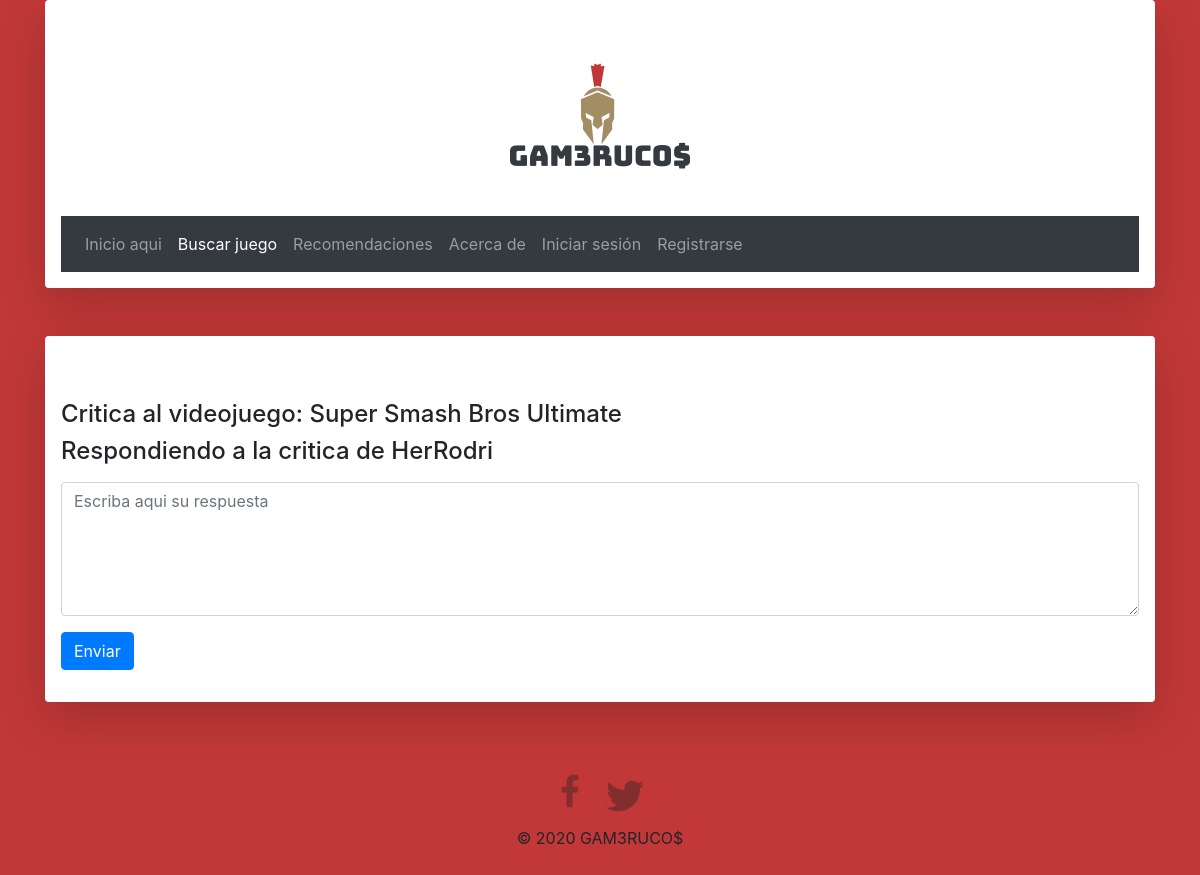
Page /comentar/11/11 on the committed database.
### gamerucos/models.py (models this page shows, shortened)
class Videojuego(models.Model):
    nombre=models.CharField(max_length=100)
    fechaLanzamiento=models.IntegerField()
    descripcion=models.CharField(max_length=1000)
    categoria=models.ForeignKey(Categoria,on_delete=models.CASCADE)
    portada=models.CharField(max_length=100)
    numeroJugadores=models.IntegerField()

class Critica(models.Model):
    videojuego = models.ForeignKey(Videojuego, on_delete=models.CASCADE)
    autor = models.ForeignKey(User, on_delete=models.CASCADE)
    comentario = models.CharField(max_length=5000)
    nota = models.IntegerField()
    criticaRespondida = models.ForeignKey('self', blank=True, null=True, on_delete=models.CASCADE)

### gamerucos/views.py (the view)
# urls.py: path('comentar/<int:idVideojuego>/<int:idCritica>', views.comentarCritica, name="comentarCritica"),
def comentarCritica(request, idVideojuego, idCritica):
    videojuegoLeido = Videojuego.objects.get(id=idVideojuego)
    criticaLeida = Critica.objects.get(id=idCritica)
    context = {
        'videojuego':videojuegoLeido,
        'critica':criticaLeida,
    }
    if 'idUsuario' in request.session:
        context['logueado'] = 1
    else:
        context['logueado'] = 0
    return render(request, "gamerucos/responder.html", context)

### gamerucos/templates/gamerucos/responder.html (shortened to what this page needs)
<!DOCTYPE html>
<html>
  <head>
    {% load static%}
    <link rel="stylesheet" href="https://stackpath.bootstrapcdn.com/bootstrap/4.4.1/css/bootstrap.min.css">
    {% load static%}
    <link rel="stylesheet" type="text/css" href=" {% static 'css/principal.css' %}" />
  </head>
  <body>
    <div class="container">
      <div class="shadow-lg p-3 mb-5 bg-white rounded">
      <div class="row justify-content-center">
        <a href="{% url 'home' %}" id="Logo">
          <img  class="rounded mx-auto d-block" src="{% static 'img/logoPrincipal2.png' %}" class="img-fluid" alt="GAMERUCOS"/>
        </a>
      </div>
        <nav class="navbar navbar-expand-lg navbar-dark bg-dark">
          <ul class="navbar-nav navbar-collapse mr-auto">
            <li class="nav-item">
              <a href="{% url 'home' %}" class="nav-link">Inicio aqui</a>
            </li>
            <li class="nav-item active">
              <a href="{% url 'buscar' %}" class="nav-link">Buscar juego</a>
            </li>
            <li class="nav-item">
              <a href="{% url 'recomendaciones' %}" class="nav-link">Recomendaciones</a>
            </li>
            <li class="nav-item">
              <a href="{% url 'acerca' %}" class="nav-link">Acerca de</a>
            </li>
            {% if logueado == 0 %}
            <li class="nav-item">
              <a href="{% url 'login' %}" class="nav-link">Iniciar sesión</a>
            </li>
            <li class="nav-item">
              <a href="{% url 'registro' %}" class="nav-link">Registrarse</a>
            </li>
            {% endif %}
          </ul>
        </nav>
    </div>
    </div>
    <div class="container">
      <div class="shadow-lg p-3 mb-5 bg-white rounded">
      <br><br>
      <form action="{% url 'comprobarRespuesta' %}" method="POST">
        <div class="form-group">
          <h4>Critica al videojuego: {{ videojuego.nombre }}</h4>
          <h4>Respondiendo a la critica de {{ critica.autor.username }}</h4>
        </div>
        <div class="form-group">
          <textarea name="comentario" class="form-control" rows="5" placeholder="Escriba aqui su respuesta"></textarea>
        </div>
        <div class="form-group">
          <input type="submit" class="btn btn-primary" value="Enviar">
        </div>
      </form>
    </div>
    </div>
    <footer class="footer mt-auto py-3">
      <div class="container">
        <div class="row justify-content-center">
          {% load static%}
          <a href="https://www.facebook.com/Gameruco-111156920561333/"><img src="{% static 'img/facebook.png' %}" alt="facebook logo" class="social-icon"  width="50em" height="50em"/></a>
          {% load static%}
          <a href="https://twitter.com/gamerucos"><img src="{% static 'img/twitter.png' %}" alt="logo twitter" class="social-icon"></a>
        </div>
        <div class="row justify-content-center">
          <p>&copy; 2020 GAM3RUCO$</p>
        </div>
      </div>
    </footer>
  </body>
</html>

### gamerucos/static/css/principal.css (style rules this page uses)
body { background-color: #c23838; }

### rows in the picture
Videojuego: nombre "Super Smash Bros Ultimate"
Critica: autor.username "HerRodri"
